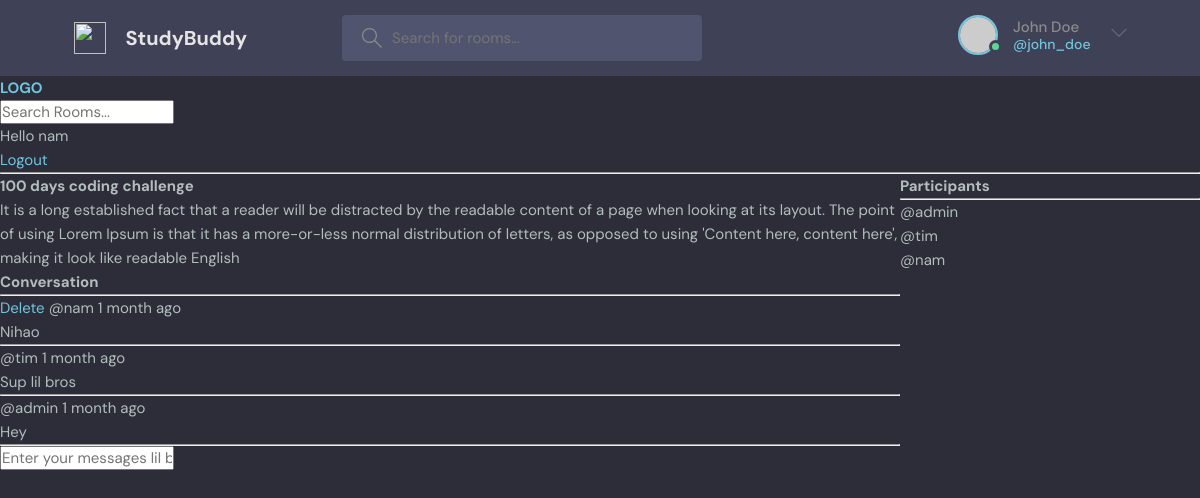
The page /room/2 (signed in) on the database its author committed.
### base/models.py (models this page shows, shortened)
class Room(models.Model):
    host = models.ForeignKey(User, on_delete=models.SET_NULL, null = True)
    topic = models.ForeignKey(Topic, on_delete=models.SET_NULL, null = True)
    name = models.CharField(max_length=200)
    description = models.TextField(null = True, blank = True)
    participants = models.ManyToManyField(User, related_name="participants", blank = True)
    updated = models.DateTimeField(auto_now=True)
    created = models.DateTimeField(auto_now_add=True)
    class Meta:
        ordering = ['-updated', '-created']

class Message(models.Model):
    user = models.ForeignKey(User, on_delete=models.CASCADE)
    room = models.ForeignKey(Room, on_delete=models.CASCADE)
    body = models.TextField(null = True)
    updated = models.DateTimeField(auto_now=True)
    created = models.DateTimeField(auto_now_add=True)
    class Meta:
        ordering = ['-updated', '-created']

### base/views.py (the view, shortened to what this page needs)
# urls.py: path('room/<str:pk>', views.room, name = 'room'),
def room(request, pk):
    room = Room.objects.get(id=pk)
    room_messages = room.message_set.all().order_by('-created')
    participants = room.participants.all()
    context = {'room': room, 'room_messages': room_messages, 'participants': participants}
    return render(request, 'base/room.html', context)

### base/templates/base/room.html (shortened to what this page needs)
{% extends 'main.html' %}
{% block content %}
<div class = "room-container">
    <div>
        <h1>{{room.name}}</h1>
        <p>{{room.description}}</p>
        <div class = "comment-wrapper">
            <h3>Conversation</h3>
            <hr>
            {% for message in room_messages %}
                <div>
                    {% if request.user == message.user %}
                    <a href = "{% url 'delete-message' message.id%}">Delete</a>
                    {% endif %}
                    <small>
                        @{{message.user}} {{message.created|timesince}} ago
                    </small>
                    <p>{{message.body}}</p>
                    <hr>
                </div>
            {% endfor %}
        </div>
        {% if request.user.is_authenticated %}
        <div class = "comment-form">
            <form method = "POST" action = "">
                <input type = "text" name = "body" placeholder="Enter your messages lil bro">
            </form>
        </div>
        {% endif %}
    </div>
    <div>
        <h3>Participants</h3>
        <hr>
        {% for user in participants %}
        <div>
            <p> @{{user.username}}</p>
        </div>
        {% endfor %}
    </div>
</div>
{% endblock content %}

### templates/navbar.html
<a href = '/'>
    <h1>LOGO</h1>
</a>
<form method = "GET" action = "{% url 'home' %}">
    <input type = "text" name = "q" placeholder="Search Rooms...">
</form>
{% if request.user.is_authenticated %}
<p>Hello {{request.user}}</p>
<a href = "{% url 'logout' %}"> Logout </a>
{% else %}
<a href = "{% url 'login' %}">Log in</a>
{% endif %}
<hr>

### static/styles/style.css (style rules this page uses)
:root { --color-main: #71c6dd; --color-main-light: #e1f6fb; --color-dark: #3f4156; --color-dark-medium: #51546e; --color-dark-light: #696d97; --color-light: #e5e5e5; --color-gray: #8b8b8b; --color-light-gray: #b2bdbd; --color-bg: #2d2d39; --color-success: #5dd693; --color-error: #fc4b0b; }
* { font-family: "DM Sans", -apple-system, BlinkMacSystemFont, "Segoe UI", Roboto, Oxygen, Ubuntu, Cantarell, "Open Sans", "Helvetica Neue", sans-serif; margin: 0; padding: 0; box-sizing: border-box; text-rendering: optimizeLegibility; font-size: inherit; }
html { font-size: 56.25%; }
@media only screen and (min-width: 1200px) { html { font-size: 62.5%; } }
body { line-height: 1.6; font-weight: 400; font-size: 1.5rem; color: var(--color-light-gray); background-color: var(--color-bg); min-height: 100vh; }
a { display: inline-block; color: var(--color-main); text-decoration: none; }

### base/templates/base/room.html (style rules this page uses)
.room-container { display: grid; grid-template-columns: 3fr 1fr; }

### rows shown on the page
Room: name "100 days coding challenge", description "It is a long established fact that a reader will be distracted by the readable content of a page when looking at its layout. The point of using Lorem Ipsum is that it has a more-or-less normal distribution of letters, as opposed to using 'Content here, content here', making it look like readable English"
Message: shows "Delete", user "nam", created "1 month", body "Nihao"
Message: user "tim", created "1 month", body "Sup lil bros"
Message: user "admin", created "1 month", body "Hey"

### other values the page prints
{{ request.user }} "nam"
{{ user.username }} "admin"
{{ user.username }} "tim"
{{ user.username }} "nam"
